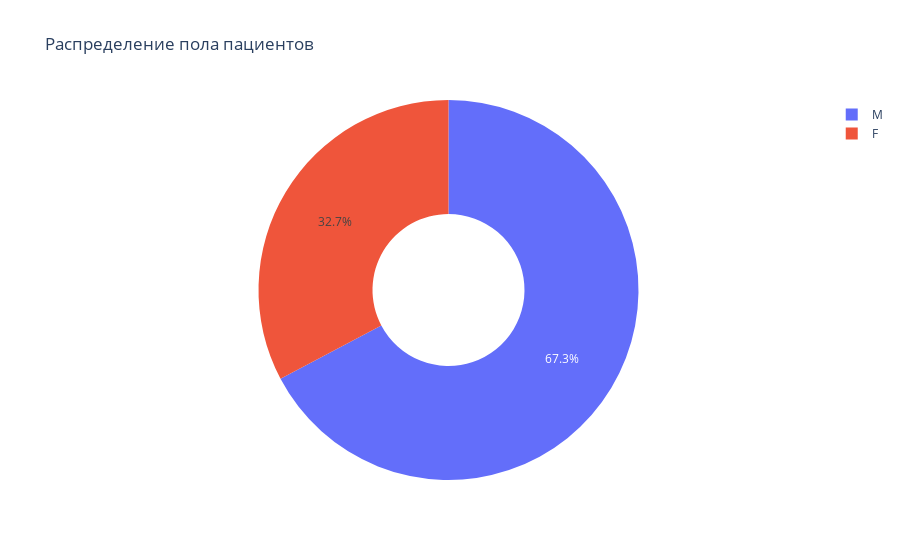

The notebook cell this image was saved under:
### Code cell
fig = px.pie(
    metadata,
    names="sex",
    title="Распределение пола пациентов",
    hole=0.4
)
fig.show()

### Figure 1 — Plotly figure (JSON) as saved in the notebook; plotly's stock layout.template omitted (floating-point values rounded to 4 significant figures; data arrays with more than 128 entries replaced by an {"elided": "..."} marker saying what was removed)
{"data": [{"domain": {"x": [0, 1], "y": [0, 1]}, "hole": 0.4, "hovertemplate": "sex=%{label}<extra></extra>", "labels": {"elided": "950 str values"}, "legendgroup": "", "name": "", "showlegend": true, "type": "pie"}], "layout": {"legend": {"tracegroupgap": 0}, "title": {"text": "Распределение пола пациентов"}}}
